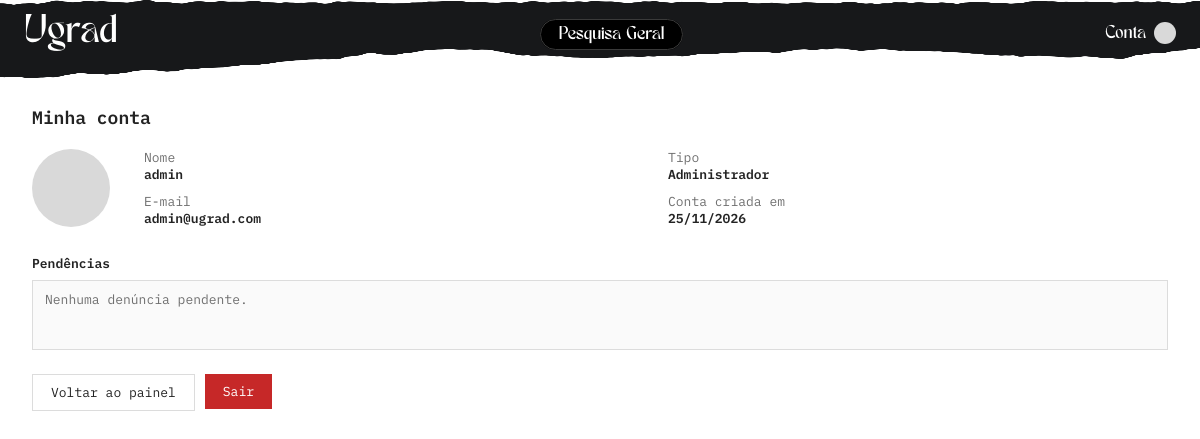
The page /admin/arq_07.php (signed in) on the database its author committed.
### tables this page shows
CREATE TABLE usuarios(
  id int PRIMARY KEY AUTO_INCREMENT,
  nome varchar(64),
  email varchar(128) unique NOT NULL,
  senha varchar(128) NOT NULL,
  descricao varchar(1000),
  tipo int NOT NULL,
  ativada boolean DEFAULT TRUE,
  imagem_perfil longblob,
  data_criacao timestamp DEFAULT CURRENT_TIMESTAMP,
  FOREIGN KEY (tipo) REFERENCES tipos_usuario (id)
);

CREATE TABLE tipos_usuario(
  id int PRIMARY KEY AUTO_INCREMENT,
  nome varchar(14) NOT NULL
);

### admin/includes/mod_02.php (called while the page is built, shortened)
<?php
function tipo_label(string $tipoNome): string {
    $labels = [
        'ALUNO' => 'Aluno',
        'PROFESSOR' => 'Professor',
        'EMPRESARIO' => 'Investidor/Empresa',
        'INSTITUICAO' => 'Instituição',
        'ADMINISTRADOR' => 'Administrador',
    ];
    return $labels[$tipoNome] ?? ucfirst(strtolower($tipoNome));
}
function formatar_data(?string $timestamp): string {
    $t = strtotime($timestamp);
    return $t ? date('d/m/Y', $t) : '—';
}
function avatar_data_uri(?string $blob): ?string {
    if (!$blob) return null;
    $finfo = new finfo(FILEINFO_MIME_TYPE);
    $mime = $finfo->buffer($blob) ?: 'image/jpeg';
    return 'data:' . $mime . ';base64,' . base64_encode($blob);
}
function find_usuario(int $id): ?array {
    global $pdo;
    $stmt = $pdo->prepare(USUARIO_SELECT . ' WHERE u.id = ?');
    $stmt->execute([$id]);
    $row = $stmt->fetch();
    return $row ?: null;
}
function total_reportagens(): int {
    global $pdo;
    return (int)$pdo->query('SELECT COUNT(*) FROM reportagens')->fetchColumn();
}

### admin/arq_07.php (the view, shortened to what this page needs)
<?php
require __DIR__ . '/includes/mod_01.php';
require __DIR__ . '/includes/mod_02.php';
$eu = find_usuario((int)$_SESSION['usuario_id']);
$foto = avatar_data_uri($eu['imagem_perfil'] ?? null);
require __DIR__ . '/includes/mod_04.php';
?>
<h1 class="page-title">Minha conta</h1>
<div class="detail-grid">
  <?php if ($foto): ?>
    <div class="detail-avatar" style="background-image:url('<?= $foto ?>');background-size:cover;background-position:center;"></div>
  <?php else: ?>
    <div class="detail-avatar"></div>
  <?php endif; ?>
  <div class="detail-fields">
    <div>
      <div class="field-label">Nome</div>
      <div class="field-value"><?= htmlspecialchars($eu['nome']) ?></div>
    </div>
    <div>
      <div class="field-label">Tipo</div>
      <div class="field-value"><?= htmlspecialchars(tipo_label($eu['tipo_nome'])) ?></div>
    </div>
    <div>
      <div class="field-label">E-mail</div>
      <div class="field-value"><?= htmlspecialchars($eu['email']) ?></div>
    </div>
    <div>
      <div class="field-label">Conta criada em</div>
      <div class="field-value"><?= htmlspecialchars(formatar_data($eu['data_criacao'])) ?></div>
    </div>
  </div>
</div>
<div class="block">
  <h2>Pendências</h2>
  <div class="desc-box">
    <?php if ($pendentes > 0): ?>
      Há <strong><?= $pendentes ?></strong> denúncia<?= $pendentes > 1 ? 's' : '' ?> aguardando análise nas telas de detalhe.
    <?php else: ?>
      Nenhuma denúncia pendente.
    <?php endif; ?>
  </div>
</div>
<div class="actions-row">
  <a class="btn btn-outline" href="index.php">Voltar ao painel</a>
  <form method="post" action="arq_08.php">
    <button type="submit" class="btn btn-danger">Sair</button>
  </form>
</div>
<?php require __DIR__ . '/includes/mod_05.php'; ?>

### admin/css/painel_estilo.css (style rules this page uses)
:root { --black: #17181a; --near-black: #222325; --grey-bg: #9a9a9a; --card-bg: #ffffff; --border: #dcdcdc; --text: #232323; --text-muted: #6f6f6f; --red: #c62828; --red-dark: #a11f1f; --green: #2e7d32; --radius: 0; --font: 'IBM Plex Mono', 'Courier New', monospace; --soft-bg: #fafafa; --avatar-bg: #d9d9d9; --row-selected-bg: #f4f4f4; --fs-2xs: 10px; --fs-xs: 11px; --fs-sm: 12px; --fs-base: 13px; --fs-md: 14px; --fs-lg: 16px; --fs-xl: 18px; --fw-regular: 400; --fw-semibold: 600; }
* { box-sizing: border-box; }
button, input, textarea, select { font-family: inherit; }
body { margin: 0; font-family: var(--font); background: var(--grey-bg); color: var(--text); min-height: 100vh; transition: background-color .15s ease, color .15s ease; }
a { color: inherit; text-decoration: none; }
h1.page-title { font-size: var(--fs-xl); font-weight: var(--fw-semibold); margin: 0 0 20px; }
.detail-grid { display: grid; grid-template-columns: 90px 1fr; gap: 22px; margin-bottom: 22px; }
.detail-avatar { width: 78px; height: 78px; border-radius: 50%; background: var(--avatar-bg); }
.detail-fields { display: grid; grid-template-columns: 1fr 1fr; gap: 4px 24px; font-size: var(--fs-base); }
.detail-fields .field-label { color: var(--text-muted); }
.detail-fields .field-value { font-weight: var(--fw-semibold); margin-bottom: 6px; }
.block { margin-bottom: 22px; }
.block h2 { font-size: var(--fs-base); font-weight: var(--fw-semibold); text-transform: none; margin: 0 0 8px; display: flex; align-items: center; gap: 6px; }
.desc-box { border: 1px solid var(--border); border-radius: var(--radius); min-height: 70px; padding: 10px 12px; font-size: var(--fs-base); color: var(--text-muted); background: var(--soft-bg); }
.actions-row { display: flex; gap: 10px; flex-wrap: wrap; margin-top: 24px; }
.btn { border: none; border-radius: var(--radius); padding: 9px 18px; font-size: var(--fs-base); cursor: pointer; }
.btn-danger { background: var(--red); color: #fff; }
.btn-outline { background: #fff; border: 1px solid var(--border); color: var(--text); }

### rows shown on the page
usuarios: nome "admin", tipo.nome "Administrador", email "admin@ugrad.com", data_criacao "25/11/2026"
